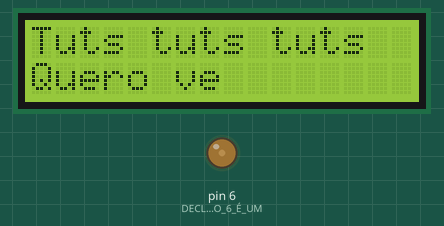
The sketch below on a simulated Arduino Uno, built with avr-gcc and run on an emulated ATmega328P. Shown: 16×2 character LCD, output pins drawn as LEDs (lit = HIGH).

Above: at 0.1 s.
At 1.0 s:
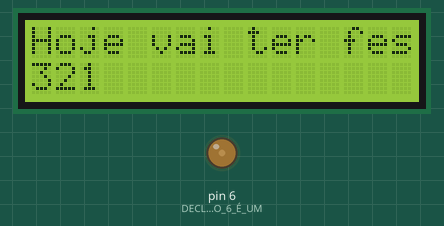
At 1.9 s:
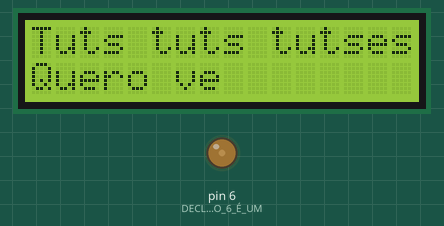

Measured:
- what the display in image 1 shows lasts 0.9 s, from 1.0 s to 1.9 s

The sketch:

sketch_aug05a.ino
```cpp
#include <LiquidCrystal.h> //INCLUSÃO DE BIBLIOTECA

LiquidCrystal lcd(12, 11, 5, 4, 3, 2); //PORTAS DO ARDUINO QUE SÃO UTILIZADAS PELO DISPLAY LCD

void setup(){
 lcd.begin(16, 2); //SETA A QUANTIDADE DE COLUNAS(16) E O NÚMERO DE LINHAS(2) DO DISPLAY. EM SUMA: UMA MATRIZ DE 16 COLUNAS E 2 LINHAS
 pinMode(6,OUTPUT); //DECLARA QUE O PINO 6 É UMA SAÍDA
 analogWrite(6,50); //ESCREVE O VALOR 50 NA PORTA 6 (CONTROLE DO CONTRASTE VIA PWM)
}
void loop() {
 lcd.setCursor(0,0);  //SETA A POSIÇÃO EM QUE O CURSOR INCIALIZA(LINHA 1)
 lcd.print("Tuts tuts tuts"); //ESCREVE A PALAVRA "MASTERWALKERSHOP" NA PRIMEIRA LINHA DO DISPLAY LCD
 lcd.setCursor(0,1); //SETA A POSIÇÃO EM QUE O CURSOR RECEBE O TEXTO A SER MOSTRADO(LINHA 2)
 lcd.print("Quero ve"); //ESCREVE A PALAVRA "DISPLAY LCD 16X2" NA SEGUNDA LINHA DISPLAY LCD
 delay(900);
 lcd.clear();
 lcd.setCursor(0,0);  //SETA A POSIÇÃO EM QUE O CURSOR INCIALIZA(LINHA 1)
 lcd.print("Hoje vai ter festinha"); //ESCREVE A PALAVRA "MASTERWALKERSHOP" NA PRIMEIRA LINHA DO DISPLAY LCD
 lcd.setCursor(0,1); //SETA A POSIÇÃO EM QUE O CURSOR RECEBE O TEXTO A SER MOSTRADO(LINHA 2)
 lcd.print("321"); //ESCREVE A PALAVRA "DISPLAY LCD 16X2" NA SEGUNDA LINHA DISPLAY LCD
 delay(900);
}
```
